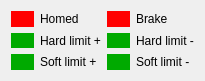
    <widget class="QWidget" name="layoutWidget_4">
     <property name="geometry">
      <rect>
       <x>0</x>
       <y>20</y>
       <width>205</width>
       <height>81</height>
      </rect>
     </property>
     <layout class="QGridLayout" name="gridLayout_12">
      <item row="0" column="0">
       <widget class="QLabel" name="label_c1_homed">
        <property name="styleSheet">
         <string>background-color: rgb(255, 0, 0);</string>
        </property>
        <property name="text">
         <string/>
        </property>
       </widget>
      </item>
      <item row="0" column="1">
       <widget class="QLabel" name="label_c1_home">
        <property name="text">
         <string>Homed</string>
        </property>
       </widget>
      </item>
      <item row="1" column="2">
       <widget class="QLabel" name="label_c1_hard_limitM">
        <property name="styleSheet">
         <string>background-color: rgb(0, 170, 0);</string>
        </property>
        <property name="text">
         <string/>
        </property>
       </widget>
      </item>
      <item row="1" column="3">
       <widget class="QLabel" name="label_53">
        <property name="text">
         <string>Hard limit -</string>
        </property>
       </widget>
      </item>
      <item row="1" column="0">
       <widget class="QLabel" name="label_c1_hard_limitP">
        <property name="styleSheet">
         <string>background-color: rgb(0, 170, 0);</string>
        </property>
        <property name="text">
         <string/>
        </property>
       </widget>
      </item>
      <item row="1" column="1">
       <widget class="QLabel" name="label_49">
        <property name="text">
         <string>Hard limit +</string>
        </property>
       </widget>
      </item>
      <item row="0" column="2">
       <widget class="QLabel" name="C1_brake_label">
        <property name="styleSheet">
         <string>background-color: rgb(255, 0, 0);</string>
        </property>
        <property name="text">
         <string/>
        </property>
       </widget>
      </item>
      <item row="0" column="3">
       <widget class="QLabel" name="label_44">
        <property name="text">
         <string>Brake</string>
        </property>
       </widget>
      </item>
      <item row="2" column="0">
       <widget class="QLabel" name="label_c1_soft_limitP">
        <property name="styleSheet">
         <string>background-color: rgb(0, 170, 0);</string>
        </property>
        <property name="text">
         <string/>
        </property>
       </widget>
      </item>
      <item row="2" column="1">
       <widget class="QLabel" name="label_52">
        <property name="text">
         <string>Soft limit +</string>
        </property>
       </widget>
      </item>
      <item row="2" column="2">
       <widget class="QLabel" name="label_c1_soft_limitN">
        <property name="styleSheet">
         <string>background-color: rgb(0, 170, 0);</string>
        </property>
        <property name="text">
         <string/>
        </property>
       </widget>
      </item>
      <item row="2" column="3">
       <widget class="QLabel" name="label_54">
        <property name="text">
         <string>Soft limit -</string>
        </property>
       </widget>
      </item>
     </layout>
    </widget>
